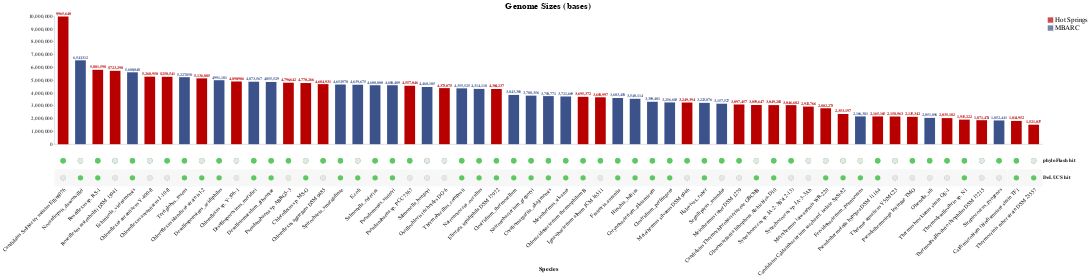

Notebook source saved alongside this figure:
### Code cell
# combine all charts to make final upset plot
upset_plot = alt.hconcat(
    vertical_bar_chart, legendline + legendbar
)

upset_plot = alt.vconcat(
    upset_plot,
    matrix_view
)

# final graph settings tuning
upset_plot.configure_view(
    stroke=None
).configure_axis(
    titleFontSize=matrix_title_size,
    labelFontSize=matrix_label_size
).configure_title(
    fontSize=vertical_bar_title_font_size
)

### Figure 1 — Vega-Lite specification as saved in the notebook (floating-point values rounded to 4 significant figures)
{"config": {"view": {"continuousWidth": 400, "continuousHeight": 300, "stroke": null}, "axis": {"labelFontSize": 20, "titleFontSize": 23}, "title": {"fontSize": 35}}, "vconcat": [{"hconcat": [{"layer": [{"mark": {"type": "bar", "color": "#3b528b", "size": 40}, "encoding": {"color": {"condition": {"value": "#3b528b", "test": "(datum.set === 1)"}, "value": "#b80000"}, "tooltip": [{"field": "Whole Genome", "title": "Size", "type": "quantitative"}], "x": {"axis": {"domain": true, "grid": false, "labels": false, "ticks": false}, "field": "Species", "scale": {"type": "linear"}, "sort": {"field": "Whole Genome", "order": "descending"}, "title": null, "type": "nominal"}, "y": {"axis": {"grid": false, "labelFontSize": 20, "orient": "left", "tickCount": 10}, "field": "Whole Genome", "scale": {"type": "linear"}, "title": null, "type": "quantitative"}}, "height": 480.0, "selection": {"selector001": {"type": "multi", "on": "mouseover", "fields": ["Species"]}}, "title": "Genome Sizes (bases)", "width": 3700}, {"mark": {"type": "text", "color": "#3b528b", "dy": -10, "fontWeight": "bold", "size": 14}, "encoding": {"color": {"condition": {"value": "#3b528b", "test": "(datum.set === 1)"}, "value": "#b80000"}, "text": {"field": "Whole Genome", "format": ",.0f", "type": "quantitative"}, "tooltip": [{"field": "Whole Genome", "title": "Size", "type": "quantitative"}], "x": {"axis": {"domain": true, "grid": false, "labels": false, "ticks": false}, "field": "Species", "scale": {"type": "linear"}, "sort": {"field": "Whole Genome", "order": "descending"}, "title": null, "type": "nominal"}, "y": {"axis": {"grid": false, "labelFontSize": 20, "orient": "left", "tickCount": 10}, "field": "Whole Genome", "scale": {"type": "linear"}, "title": null, "type": "quantitative"}}, "height": 480.0, "title": "Genome Sizes (bases)", "width": 3700}], "data": {"name": "data-7ef54c249b6de700594f2a016d186afb"}}, {"layer": [{"mark": {"type": "square", "color": "#3b528b", "size": 400}, "encoding": {"y": {"axis": {"labelFontSize": 26, "orient": "right", "titleAngle": 0, "titleFontSize": 0, "titleX": 80, "titleY": -5}, "field": "y", "type": "nominal"}}, "height": 60}, {"mark": {"type": "square", "color": "#b80000", "size": 400}, "encoding": {"y": {"axis": {"labelFontSize": 26, "orient": "right", "titleAngle": 0, "titleFontSize": 0, "titleX": 80, "titleY": -5}, "field": "x", "type": "nominal"}}}], "data": {"name": "data-1ade9ea5be21e2ad36545d9677fa5f61"}}]}, {"layer": [{"mark": {"type": "circle", "opacity": 1, "size": 400}, "encoding": {"color": {"condition": {"field": "value", "legend": null, "scale": {"domain": [0, 1], "range": ["#3b528b", "#3b528b"]}, "type": "nominal", "selection": {"not": "selector002"}}, "value": "#5ec962"}, "x": {"axis": {"domain": false, "grid": false, "labelAngle": -45, "labelFontSize": 20, "labelFontWeight": "normal", "labelLimit": 10000, "ticks": false, "titleY": 300.0}, "field": "Species", "sort": null, "title": "Species", "type": "nominal"}, "y": {"axis": {"domain": false, "grid": false, "labelFontWeight": "bold", "orient": "right", "ticks": false}, "field": "key", "sort": ["phyloFlash hit", "DeLUCS hit"], "title": null, "type": "nominal"}}, "height": 128.0, "selection": {"selector001": {"type": "multi", "on": "mouseover", "fields": ["Species"]}, "selector002": {"type": "multi", "on": "mouseover", "fields": ["Species", "value"]}}, "transform": [{"fold": ["phyloFlash hit", "DeLUCS hit"]}], "width": 3700}, {"mark": "rect", "encoding": {"color": {"value": "#F7F7F7"}, "x": {"axis": {"domain": false, "grid": false, "labelAngle": -45, "labelFontSize": 20, "labelFontWeight": "normal", "labelLimit": 10000, "ticks": false, "titleY": 300.0}, "field": "Species", "sort": null, "title": "Species", "type": "nominal"}, "y": {"axis": {"domain": false, "grid": false, "labelFontWeight": "bold", "orient": "right", "ticks": false}, "field": "key", "sort": ["phyloFlash hit", "DeLUCS hit"], "title": null, "type": "nominal"}}, "height": 128.0, "transform": [{"fold": ["phyloFlash hit", "DeLUCS hit"]}, {"filter": "(datum.key === 'DeLUCS hit')"}], "width": 3700}, {"mark": {"type": "circle", "opacity": 1, "size": 400}, "encoding": {"color": {"condition": {"field": "value", "legend": null, "scale": {"domain": [0, 1], "range": ["#3b528b", "#3b528b"]}, "type": "nominal", "selection": {"not": "selector002"}}, "value": "#5ec962"}, "x": {"axis": {"domain": false, "grid": false, "labelAngle": -45, "labelFontSize": 20, "labelFontWeight": "normal", "labelLimit": 10000, "ticks": false, "titleY": 300.0}, "field": "Species", "sort": null, "title": "Species", "type": "nominal"}, "y": {"axis": {"domain": false, "grid": false, "labelFontWeight": "bold", "orient": "right", "ticks": false}, "field": "key", "sort": ["phyloFlash hit", "DeLUCS hit"], "title": null, "type": "nominal"}}, "height": 128.0, "transform": [{"fold": ["phyloFlash hit", "DeLUCS hit"]}], "width": 3700}, {"mark": {"type": "circle", "opacity": 1, "size": 430}, "encoding": {"color": {"value": "#E6E6E6"}, "x": {"axis": {"domain": false, "grid": false, "labelAngle": -45, "labelFontSize": 20, "labelFontWeight": "normal", "labelLimit": 10000, "ticks": false, "titleY": 300.0}, "field": "Species", "sort": null, "title": "Species", "type": "nominal"}, "y": {"axis": {"domain": false, "grid": false, "labelFontWeight": "bold", "orient": "right", "ticks": false}, "field": "key", "sort": ["phyloFlash hit", "DeLUCS hit"], "title": null, "type": "nominal"}}, "height": 128.0, "transform": [{"fold": ["phyloFlash hit", "DeLUCS hit"]}, {"filter": "(datum['value'] === 0)"}], "width": 3700}], "data": {"name": "data-7ef54c249b6de700594f2a016d186afb"}}], "$schema": "https://vega.github.io/schema/vega-lite/v4.17.0.json", "datasets": {"data-7ef54c249b6de700594f2a016d186afb": [{"Species": "Candidatus Solibacter usitatus Ellin6076", "Whole Genome": 9965640, "16S": 9070, "set": 0, "hot": 1, "phyloFlash hit": 1, "DeLUCS hit": 0}, {"Species": "Nocardiopsis_dassonvillei", "Whole Genome": 6543312, "16S": 7645, "set": 1, "hot": 0, "phyloFlash hit": 0, "DeLUCS hit": 1}, {"Species": "Roseiflexus sp. RS-1", "Whole Genome": 5801598, "16S": 8691, "set": 0, "hot": 1, "phyloFlash hit": 1, "DeLUCS hit": 1}, {"Species": "Roseiflexus castenholzii DSM 13941", "Whole Genome": 5723298, "16S": 8728, "set": 0, "hot": 1, "phyloFlash hit": 0, "DeLUCS hit": 0}, {"Species": "Echinicola_vietnamensis", "Whole Genome": 5608040, "16S": 6076, "set": 1, "hot": 0, "phyloFlash hit": 1, "DeLUCS hit": 1}, {"Species": "Chloroflexus aurantiacus Y-400-fl", "Whole Genome": 5268950, "16S": 13181, "set": 0, "hot": 1, "phyloFlash hit": 0, "DeLUCS hit": 0}, {"Species": "Chloroflexus aurantiacus J-10-fl", "Whole Genome": 5258541, "16S": 13181, "set": 0, "hot": 1, "phyloFlash hit": 1, "DeLUCS hit": 0}, {"Species": "Terriglobus_roseus", "Whole Genome": 5227858, "16S": 2996, "set": 1, "hot": 0, "phyloFlash hit": 1, "DeLUCS hit": 1}, {"Species": "Chloroflexus islandicus strain isl-2", "Whole Genome": 5136885, "16S": 2689, "set": 0, "hot": 1, "phyloFlash hit": 0, "DeLUCS hit": 1}, {"Species": "Desulfosporosinus_acidiphilus", "Whole Genome": 4991181, "16S": 3130, "set": 1, "hot": 0, "phyloFlash hit": 1, "DeLUCS hit": 1}, {"Species": "Chloroflexus sp. Y-396-1", "Whole Genome": 4890986, "16S": 13196, "set": 0, "hot": 1, "phyloFlash hit": 0, "DeLUCS hit": 0}, {"Species": "Desulfosporosinus_meridiei", "Whole Genome": 4873567, "16S": 17217, "set": 1, "hot": 0, "phyloFlash hit": 1, "DeLUCS hit": 1}, {"Species": "Desulfotomaculum_gibsoniae", "Whole Genome": 4855529, "16S": 12394, "set": 1, "hot": 0, "phyloFlash hit": 1, "DeLUCS hit": 1}, {"Species": "Pseudanabaena sp. ABRG5-3", "Whole Genome": 4796642, "16S": 12900, "set": 0, "hot": 1, "phyloFlash hit": 1, "DeLUCS hit": 0}, {"Species": "Chloroflexus sp. MS-G", "Whole Genome": 4770266, "16S": 3983, "set": 0, "hot": 1, "phyloFlash hit": 0, "DeLUCS hit": 1}, {"Species": "Chloroflexus aggregans DSM 9485", "Whole Genome": 4684931, "16S": 13176, "set": 0, "hot": 1, "phyloFlash hit": 1, "DeLUCS hit": 0}, {"Species": "Spirochaeta_smaragdinae", "Whole Genome": 4653970, "16S": 3079, "set": 1, "hot": 0, "phyloFlash hit": 1, "DeLUCS hit": 1}, {"Species": "E.coli", "Whole Genome": 4639675, "16S": 10766, "set": 1, "hot": 0, "phyloFlash hit": 0, "DeLUCS hit": 1}, {"Species": "Salmonella_enterica", "Whole Genome": 4600800, "16S": 10766, "set": 1, "hot": 0, "phyloFlash hit": 1, "DeLUCS hit": 1}, {"Species": "Pseudomonas_stutzeri", "Whole Genome": 4600489, "16S": 6127, "set": 1, "hot": 0, "phyloFlash hit": 1, "DeLUCS hit": 1}, {"Species": "Pseudanabaena sp. PCC 7367", "Whole Genome": 4557046, "16S": 8938, "set": 0, "hot": 1, "phyloFlash hit": 1, "DeLUCS hit": 0}, {"Species": "Salmonella_bongori", "Whole Genome": 4460105, "16S": 10766, "set": 1, "hot": 0, "phyloFlash hit": 0, "DeLUCS hit": 0}, {"Species": "Oscillochloris trichoides DG-6", "Whole Genome": 4373075, "16S": 4324, "set": 0, "hot": 1, "phyloFlash hit": 0, "DeLUCS hit": 0}, {"Species": "Thermobacillus_composti", "Whole Genome": 4355525, "16S": 8015, "set": 1, "hot": 0, "phyloFlash hit": 1, "DeLUCS hit": 1}, {"Species": "Natronococcus_occultus", "Whole Genome": 4314118, "16S": 5852, "set": 1, "hot": 0, "phyloFlash hit": 1, "DeLUCS hit": 1}, {"Species": "Elioraea tepidiphila DSM 17972", "Whole Genome": 4304237, "16S": 4337, "set": 0, "hot": 1, "phyloFlash hit": 1, "DeLUCS hit": 1}, {"Species": "Clostridium_thermocellum", "Whole Genome": 3843301, "16S": 6104, "set": 1, "hot": 0, "phyloFlash hit": 1, "DeLUCS hit": 1}, {"Species": "Natronobacterium_gregoryi", "Whole Genome": 3788356, "16S": 4392, "set": 1, "hot": 0, "phyloFlash hit": 1, "DeLUCS hit": 1}, {"Species": "Coraliomargarita_akajimensis", "Whole Genome": 3750771, "16S": 3102, "set": 1, "hot": 0, "phyloFlash hit": 1, "DeLUCS hit": 1}, {"Species": "Meiothermus_silvanus", "Whole Genome": 3721669, "16S": 2980, "set": 1, "hot": 0, "phyloFlash hit": 1, "DeLUCS hit": 1}, {"Species": "Chloracidobacterium thermophilum B", "Whole Genome": 3695372, "16S": 4491, "set": 0, "hot": 1, "phyloFlash hit": 1, "DeLUCS hit": 1}, {"Species": "Ignavibacterium album JCM 16511", "Whole Genome": 3658997, "16S": 4653, "set": 0, "hot": 1, "phyloFlash hit": 1, "DeLUCS hit": 0}, {"Species": "Frateuria_aurantia", "Whole Genome": 3603458, "16S": 6164, "set": 1, "hot": 0, "phyloFlash hit": 1, "DeLUCS hit": 1}, {"Species": "Hirschia_baltica", "Whole Genome": 3540114, "16S": 2889, "set": 1, "hot": 0, "phyloFlash hit": 1, "DeLUCS hit": 1}, {"Species": "Corynebacterium_glutamicum", "Whole Genome": 3309401, "16S": 9127, "set": 1, "hot": 0, "phyloFlash hit": 1, "DeLUCS hit": 1}, {"Species": "Clostridium_perfringens", "Whole Genome": 3256683, "16S": 12080, "set": 1, "hot": 0, "phyloFlash hit": 1, "DeLUCS hit": 1}, {"Species": "Meiothermus silvanus DSM 9946", "Whole Genome": 3249394, "16S": 8962, "set": 0, "hot": 1, "phyloFlash hit": 1, "DeLUCS hit": 0}, {"Species": "Halovivax_ruber", "Whole Genome": 3223876, "16S": 2932, "set": 1, "hot": 0, "phyloFlash hit": 1, "DeLUCS hit": 1}, {"Species": "Segniliparus_rotundus", "Whole Genome": 3157527, "16S": 1513, "set": 1, "hot": 0, "phyloFlash hit": 1, "DeLUCS hit": 0}, {"Species": "Meiothermus ruber DSM 1279", "Whole Genome": 3097457, "16S": 8978, "set": 0, "hot": 1, "phyloFlash hit": 1, "DeLUCS hit": 0}, {"Species": "Candidatus Thermochlorobacteriaceae GBChlB ", "Whole Genome": 3059647, "16S": 1071, "set": 0, "hot": 1, "phyloFlash hit": 0, "DeLUCS hit": 1}, {"Species": "Gloeomargarita lithophora Alchichica-D10", "Whole Genome": 3049282, "16S": 5928, "set": 0, "hot": 1, "phyloFlash hit": 1, "DeLUCS hit": 1}, {"Species": "Synechococcus sp. JA-2-3B'a(2-13)", "Whole Genome": 3046682, "16S": 8756, "set": 0, "hot": 1, "phyloFlash hit": 1, "DeLUCS hit": 0}, {"Species": "Synechococcus sp. JA-3-3Ab", "Whole Genome": 2932766, "16S": 8758, "set": 0, "hot": 1, "phyloFlash hit": 0, "DeLUCS hit": 0}, {"Species": "Meiothermus taiwanensis WR-220", "Whole Genome": 2802273, "16S": 8950, "set": 0, "hot": 1, "phyloFlash hit": 0, "DeLUCS hit": 1}, {"Species": "Candidatus Caldatribacterium saccharof. isolate SpSt-82", "Whole Genome": 2353197, "16S": 3037, "set": 0, "hot": 1, "phyloFlash hit": 0, "DeLUCS hit": 1}, {"Species": "Fervidobacterium_pennivorans", "Whole Genome": 2166381, "16S": 2658, "set": 1, "hot": 0, "phyloFlash hit": 0, "DeLUCS hit": 1}, {"Species": "Pseudothermotoga hypogea DSM 11164", "Whole Genome": 2165165, "16S": 5349, "set": 0, "hot": 1, "phyloFlash hit": 1, "DeLUCS hit": 1}, {"Species": "Thermus aquaticus Y51MC23", "Whole Genome": 2158963, "16S": 9067, "set": 0, "hot": 1, "phyloFlash hit": 0, "DeLUCS hit": 0}, {"Species": "Pseudothermotoga lettingae TMO", "Whole Genome": 2135342, "16S": 5419, "set": 0, "hot": 1, "phyloFlash hit": 1, "DeLUCS hit": 0}, {"Species": "Olsenella_uli", "Whole Genome": 2051896, "16S": 1511, "set": 1, "hot": 0, "phyloFlash hit": 1, "DeLUCS hit": 0}, {"Species": "Thermus brockianus strain GE-1", "Whole Genome": 2035182, "16S": 9001, "set": 0, "hot": 1, "phyloFlash hit": 1, "DeLUCS hit": 0}, {"Species": "Thermodesulfovibrio sp. N1", "Whole Genome": 1915222, "16S": 4602, "set": 0, "hot": 1, "phyloFlash hit": 1, "DeLUCS hit": 1}, {"Species": "Thermodesulfovibrio thiophilus DSM 17215", "Whole Genome": 1871474, "16S": 4595, "set": 0, "hot": 1, "phyloFlash hit": 0, "DeLUCS hit": 0}, {"Species": "Streptococcus_pyogenes", "Whole Genome": 1852441, "16S": 9271, "set": 1, "hot": 0, "phyloFlash hit": 1, "DeLUCS hit": 0}, {"Species": "Caldimicrobium thiodismutans strain TF1", "Whole Genome": 1814952, "16S": 5433, "set": 0, "hot": 1, "phyloFlash hit": 1, "DeLUCS hit": 1}, {"Species": "Thermocrinis ruber strain DSM 23557", "Whole Genome": 1521037, "16S": 4595, "set": 0, "hot": 1, "phyloFlash hit": 0, "DeLUCS hit": 1}], "data-1ade9ea5be21e2ad36545d9677fa5f61": [{"x": "Hot Springs", "y": "MBARC"}]}}
